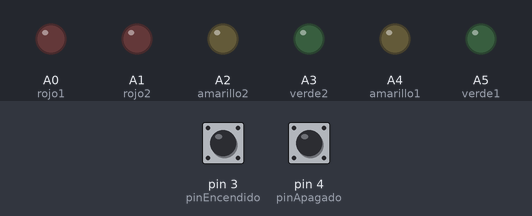
A sketch run on a simulated Arduino Uno, built with avr-gcc and run on an emulated ATmega328P. Parts: output pins drawn as LEDs (lit = HIGH). Dashed ring = blinking. The inputs (shaded band) are chosen by the test bench; at power-on: pin 3 (pinEncendido) HIGH, pin 4 (pinApagado) HIGH.

Above: at 1.2 s.
1.3 s: pin 3 (pinEncendido) pulled LOW for 0.15 s
At 2.1 s:
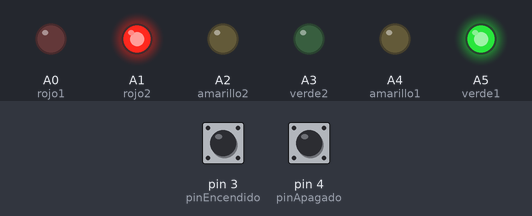
4.4 s: pin 4 (pinApagado) pulled LOW for 0.15 s
At 5.6 s:
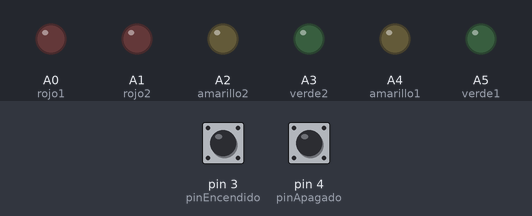
6.0 s: pin 3 (pinEncendido) pulled LOW for 1 s
At 6.9 s:
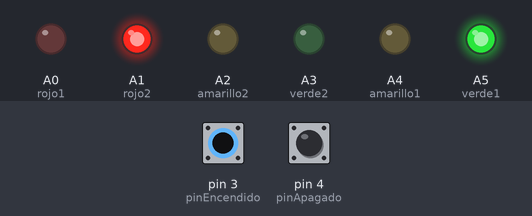
10.0 s: pin 3 (pinEncendido) pulled LOW for 3.2 s
At 14.44 s:
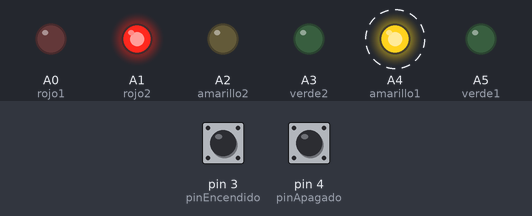
16.2 s: pin 4 (pinApagado) pulled LOW for 1 s
At 17.0 s:
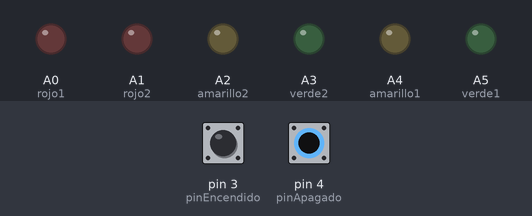
Timing chart, 0 to 19.2 s (numbered marks = the images above; inputs shaded):
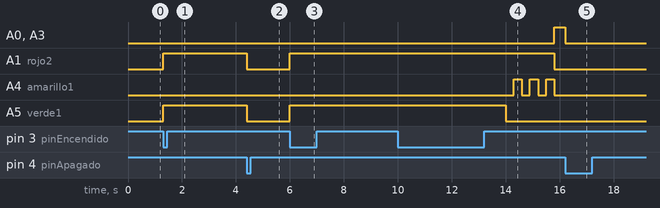

Measured:
- after the input at 1.3 s, A1 (rojo2), A5 (verde1): LOW → HIGH at once
- after the input at 4.4 s, A1 (rojo2): HIGH → LOW at once; A4 (amarillo1): stays LOW (without the input it goes to HIGH after 1.2 s); A5 (verde1): HIGH → LOW after 0.00 s instead of 0.90 s
- after the input at 6.0 s, A1 (rojo2), A5 (verde1): LOW → HIGH at once
- after the input at 10.0 s, A0 (rojo1): LOW → HIGH after 5.8 s instead of 1.8 s; A1 (rojo2): HIGH → LOW after 5.8 s instead of 1.8 s; A2 (amarillo2): stays LOW (without the input it goes to HIGH after 6.1 s); A5 (verde1): HIGH → LOW after 4.0 s
- after the input at 16.2 s, A0 (rojo1), A3 (verde2): HIGH → LOW at once

The sketch:

FOCOS_6.ino
```cpp
// Pines de botones
const int pinEncendido = 3; // D3
const int pinApagado = 4;   // D4

// Pines semáforo vía 1
const int rojo1 = A0;
const int amarillo1 = A4;
const int verde1 = A5;

// Pines semáforo vía 2
const int rojo2 = A1;
const int amarillo2 = A2;
const int verde2 = A3;

// Estado del sistema
bool encendido = false;

// Variables para detección de flancos y debounce
bool estadoAnteriorEncendido = HIGH;
bool estadoAnteriorApagado = HIGH;
unsigned long tiempoUltimoEncendido = 0;
unsigned long tiempoUltimoApagado = 0;
const unsigned long debounceDelay = 50; // 50ms de debounce

// Variables para el ciclo del semáforo
unsigned long tiempoAnterior = 0;
int fase = 0; // 0=verde1, 1=amarillo1, 2=verde2, 3=amarillo2
int contadorParpadeo = 0;
bool estadoParpadeo = false;
unsigned long tiempoParpadeo = 0;

void setup() {
  // Configurar botones con resistencias internas pull-up
  pinMode(pinEncendido, INPUT_PULLUP);
  pinMode(pinApagado, INPUT_PULLUP);

  // Pines de salida
  pinMode(rojo1, OUTPUT);
  pinMode(amarillo1, OUTPUT);
  pinMode(verde1, OUTPUT);
  pinMode(rojo2, OUTPUT);
  pinMode(amarillo2, OUTPUT);
  pinMode(verde2, OUTPUT);

  // Apagar todo al inicio
  apagarSemaforos();
}

void loop() {
  // Verificar botones
  verificarBotones();

  // Si está encendido, ejecutar el ciclo de semáforo
  if (encendido) {
    cicloSemaforoNoBlocking();
  }
}

void verificarBotones() {
  unsigned long tiempoActual = millis();

  // Leer estado actual de los botones
  bool estadoActualEncendido = digitalRead(pinEncendido);
  bool estadoActualApagado = digitalRead(pinApagado);

  // Verificar botón de encendido con debounce
  if (estadoAnteriorEncendido == HIGH && estadoActualEncendido == LOW) {
    if (tiempoActual - tiempoUltimoEncendido > debounceDelay) {
      encendido = true;
      fase = 0; // Reiniciar ciclo
      tiempoAnterior = tiempoActual;
      tiempoUltimoEncendido = tiempoActual;
    }
  }

  // Verificar botón de apagado con debounce
  if (estadoAnteriorApagado == HIGH && estadoActualApagado == LOW) {
    if (tiempoActual - tiempoUltimoApagado > debounceDelay) {
      encendido = false;
      apagarSemaforos();
      tiempoUltimoApagado = tiempoActual;
    }
  }

  // Actualizar estados anteriores
  estadoAnteriorEncendido = estadoActualEncendido;
  estadoAnteriorApagado = estadoActualApagado;
}

void cicloSemaforoNoBlocking() {
  unsigned long tiempoActual = millis();

  switch (fase) {
    case 0: // Vía 1 verde, vía 2 rojo
      if (tiempoActual - tiempoAnterior == 0) { // Primera vez en esta fase
        digitalWrite(verde1, HIGH);
        digitalWrite(rojo2, HIGH);
        digitalWrite(rojo1, LOW);
        digitalWrite(verde2, LOW);
        digitalWrite(amarillo1, LOW);
        digitalWrite(amarillo2, LOW);
      }
      if (tiempoActual - tiempoAnterior >= 4000) {
        fase = 1;
        tiempoAnterior = tiempoActual;
        contadorParpadeo = 0;
        estadoParpadeo = false;
        tiempoParpadeo = tiempoActual;
        digitalWrite(verde1, LOW);
      }
      break;

    case 1: // Parpadeo amarillo vía 1
      if (tiempoActual - tiempoParpadeo >= 300) {
        estadoParpadeo = !estadoParpadeo;
        digitalWrite(amarillo1, estadoParpadeo ? HIGH : LOW);
        tiempoParpadeo = tiempoActual;
        if (!estadoParpadeo) {
          contadorParpadeo++;
        }
      }
      if (contadorParpadeo >= 3) {
        fase = 2;
        tiempoAnterior = tiempoActual;
        digitalWrite(amarillo1, LOW);
      }
      break;

    case 2: // Vía 2 verde, vía 1 rojo
      if (tiempoActual - tiempoAnterior == 0) { // Primera vez en esta fase
        digitalWrite(rojo1, HIGH);
        digitalWrite(rojo2, LOW);
        digitalWrite(verde2, HIGH);
        digitalWrite(verde1, LOW);
        digitalWrite(amarillo1, LOW);
        digitalWrite(amarillo2, LOW);
      }
      if (tiempoActual - tiempoAnterior >= 4000) {
        fase = 3;
        tiempoAnterior = tiempoActual;
        contadorParpadeo = 0;
        estadoParpadeo = false;
        tiempoParpadeo = tiempoActual;
        digitalWrite(verde2, LOW);
      }
      break;

    case 3: // Parpadeo amarillo vía 2
      if (tiempoActual - tiempoParpadeo >= 300) {
        estadoParpadeo = !estadoParpadeo;
        digitalWrite(amarillo2, estadoParpadeo ? HIGH : LOW);
        tiempoParpadeo = tiempoActual;
        if (!estadoParpadeo) {
          contadorParpadeo++;
        }
      }
      if (contadorParpadeo >= 3) {
        fase = 0; // Volver al inicio
        tiempoAnterior = tiempoActual;
        digitalWrite(amarillo2, LOW);
      }
      break;
  }
}

// Apaga todos los LEDs
void apagarSemaforos() {
  digitalWrite(rojo1, LOW);
  digitalWrite(amarillo1, LOW);
  digitalWrite(verde1, LOW);
  digitalWrite(rojo2, LOW);
  digitalWrite(amarillo2, LOW);
  digitalWrite(verde2, LOW);
}
```

h.c
```cpp
#include <stdio.h>

int main() {
    int num = 5, factorial = 1, i;
    for (i = 1; i <= num; i++) {
        factorial *= i;
    }
    printf("El factorial de %d es: %d\n", num, factorial);
    return 0;
}
```
